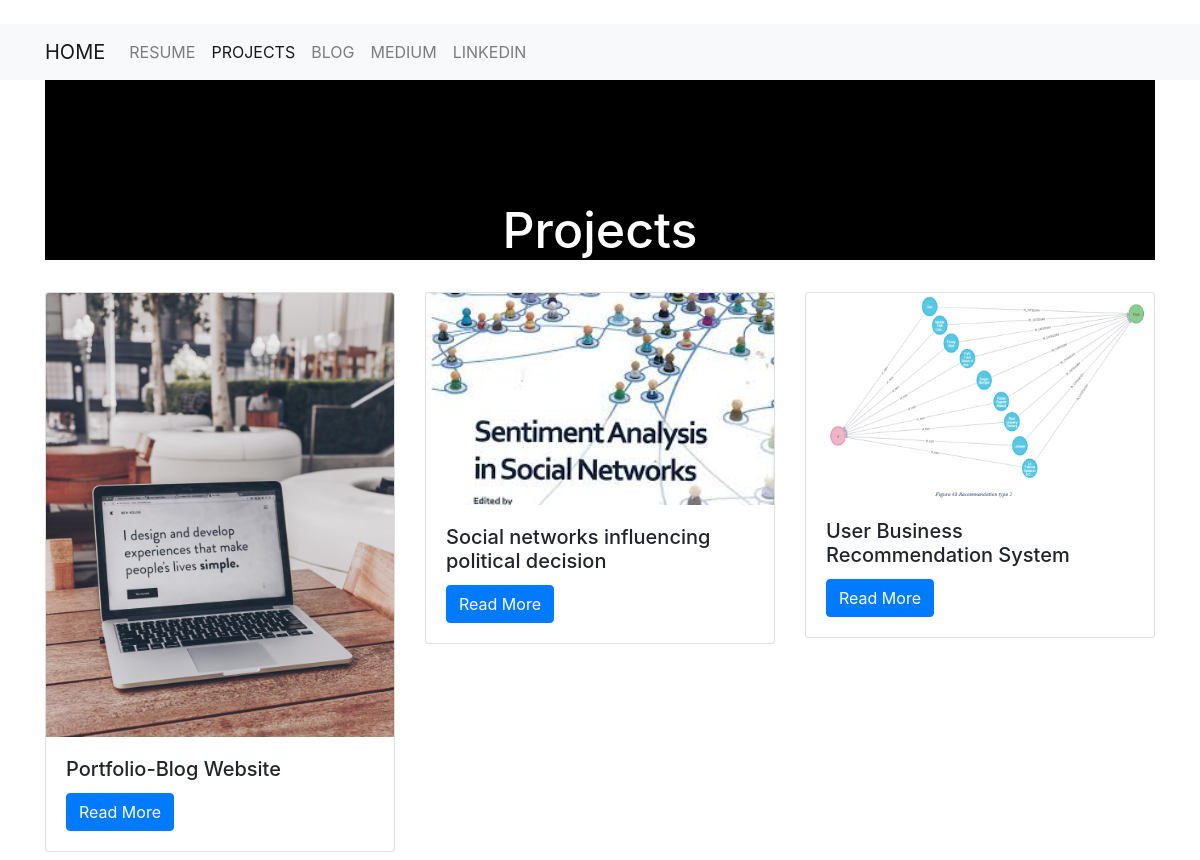
/projects/, run on the app's committed database.
### projects/models.py (models this page shows)
class Project(models.Model):
    title = models.CharField(max_length=100)
    description = models.TextField()
    technology = models.CharField(max_length=20)
    image = models.FilePathField(path="/img")
    image1 = models.FilePathField(path="/project_images", default=None, blank=True, null=True)
    image2 = models.FilePathField(path="/project_images", default=None, blank=True, null=True)
    image3 = models.FilePathField(path="/project_images", default=None, blank=True, null=True)
    image4 = models.FilePathField(path="/project_images", default=None, blank=True, null=True)
    image5 = models.FilePathField(path="/project_images", default=None, blank=True, null=True)

### projects/views.py (the view)
# urls.py: path("", views.project_index, name="project_index"),
def project_index(request):
    projects = Project.objects.all() #This command allows you to create, retrieve, update, or delete objects (or rows) in your database.
    context = {
        'projects': projects
    }
    return render(request, 'project_index.html', context)

### projects/templates/project_index.html
{% extends "base.html" %}
{% load static %}
{% block page_content %}
<div class="row">
            <div class="col-lg-12 text-center my-auto">
				<h1 style=" font-size:50px; background-color:black; color:white "><br><br>Projects</h1><br>
			</div>
{% for project in projects %}
    <div class="col-md-4">
        <div class="card mb-2">
            <img class="card-img-top" src="{% static project.image %}">
            <div class="card-body">
                <h5 class="card-title">{{ project.title }}</h5>
                <a href="{% url 'project_detail' project.pk %}"
                   class="btn btn-primary">
                    Read More
                </a>
            </div>
        </div>
    </div>
{% endfor %}
</div>
{% endblock %}

### personal_portfolio/templates/base.html (shortened to what this page needs)
<!DOCTYPE html>
<html>
<head>
	<link rel="stylesheet" href="https://stackpath.bootstrapcdn.com/bootstrap/4.1.3/css/bootstrap.min.css">
</head>
<body>
	<center-left>
		<br>
		<nav class="navbar navbar-expand-lg navbar-light bg-light">
			<div class="container">
				<a class="navbar-brand" href="{% url 'home_page' %}">HOME</a>
				<div class="collapse navbar-collapse" id="navbarSupportedContent">
				  <ul class="navbar-nav mr-auto ">
					<li class="nav-item">
					  <a class="nav-link" href="{% url 'resume' %}" >RESUME</a>
					</li>
					<li class="nav-item active ">
					  <a class="nav-link " href="{% url 'project_index' %}">PROJECTS</a>
					</li>
					<li class="nav-item">
					  <a class="nav-link" href="#">BLOG</a>
					</li>
					<li class="nav-item">
						<a class="nav-link" href="https://medium.com/@anjalitiwari02199">MEDIUM</a>
					</li>
					<li class="nav-item">
						<a class="nav-link" href="https://www.linkedin.com/in/anjali-tiwari-55106586/">LINKEDIN</a>
					</li>
				  </ul>
				</div>
			</div>
		</nav>
			<div class="container">
				{% block page_content %}{% endblock %}
			</div>
	</center-left>
<script src="https://code.jquery.com/jquery-3.2.1.slim.min.js"></script> </body>
</head>

### data on the page
Project: image (picture), title "Portfolio-Blog Website"
Project: image (picture), title "Social networks influencing political decision"
Project: image (picture), title "User Business Recommendation System"
